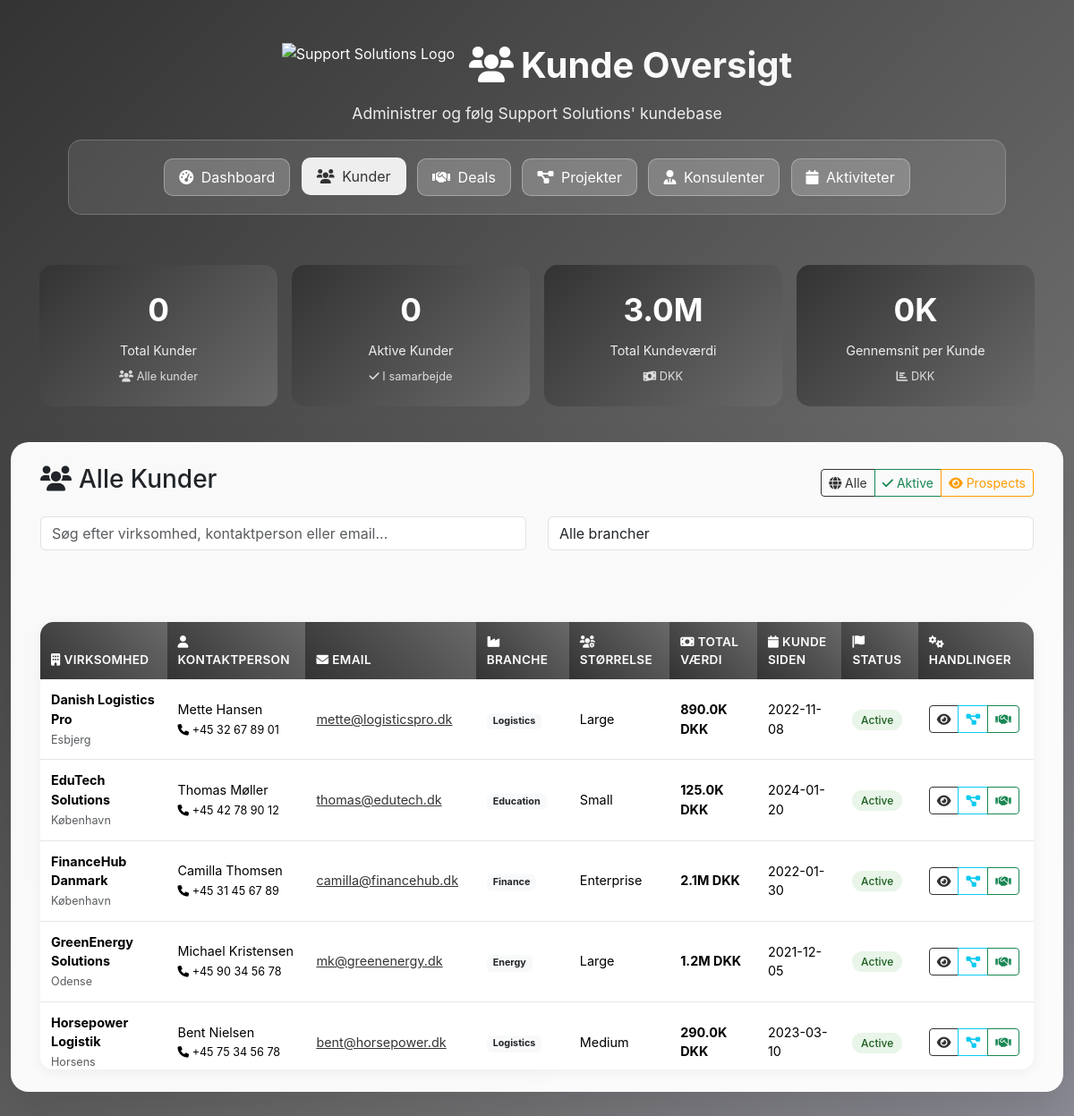
Page /customers on the committed database.
### tables this page shows
CREATE TABLE customers (
    id INTEGER PRIMARY KEY AUTOINCREMENT,
    company_name TEXT NOT NULL,
    contact_person TEXT NOT NULL,
    email TEXT NOT NULL,
    phone TEXT,
    address TEXT,
    city TEXT,
    postal_code TEXT,
    industry TEXT,
    company_size TEXT, -- Small, Medium, Large, Enterprise
    status TEXT DEFAULT 'Active', -- Active, Inactive, Prospect
    customer_since DATE,
    total_value REAL DEFAULT 0,
    notes TEXT,
    created_at DATETIME DEFAULT CURRENT_TIMESTAMP
);

### web.py (the view)
@app.route("/customers")
def customers():
    try:
        customers_data = run_query("""
            SELECT c.*,
                   COUNT(d.id) as deal_count,
                   COALESCE(SUM(d.value), 0) as total_deal_value,
                   COUNT(p.id) as project_count
            FROM customers c
            LEFT JOIN deals d ON c.id = d.customer_id
            LEFT JOIN projects p ON c.id = p.customer_id
            GROUP BY c.id
            ORDER BY c.company_name
        """)
        stats = {
            'total': len(customers_data),
            'active': len([c for c in customers_data if c['status'] == 'Active']),
            'total_value': sum([c['total_deal_value'] for c in customers_data]),
            'avg_projects': sum([c['project_count'] for c in customers_data]) / len(customers_data) if customers_data else 0
        }
        return render_template("customers.html", customers=customers_data, stats=stats)
    except Exception as e:
        return render_template("customers.html", customers=[], stats={}, error=str(e))

### app/db.py (called while the page is built)
def get_connection():
    return sqlite3.connect(DB_PATH)

def run_query(query: str, params: tuple = ()):
    conn = get_connection()
    conn.row_factory = sqlite3.Row
    cur = conn.cursor()
    cur.execute(query, params)
    rows = cur.fetchall()
    conn.close()
    return [dict(row) for row in rows]

### templates/customers.html (shortened to what this page needs)
<!DOCTYPE html>
<html lang="da">
<head>
    <link href="https://cdn.jsdelivr.net/npm/bootstrap@5.3.2/dist/css/bootstrap.min.css" rel="stylesheet">
    <link href="https://cdnjs.cloudflare.com/ajax/libs/font-awesome/6.0.0/css/all.min.css" rel="stylesheet">
    <link rel="stylesheet" href="{{ url_for('static', filename='style.css') }}">
</head>
<body>
    <div class="main-container">
        <div class="container-fluid">
            <div class="hero-section">
                <div class="d-flex align-items-center justify-content-center mb-3">
                    <img src="https://support-solutions.dk/wp-content/uploads/Logo-hvid-web.png"
                         alt="Support Solutions Logo"
                         style="height: 50px; width: auto; margin-right: 1rem;">
                    <h1 class="hero-title mb-0">
                        <i class="fas fa-users me-2"></i>Kunde Oversigt
                    </h1>
                </div>
                <p class="hero-subtitle">
                    Administrer og følg Support Solutions' kundebase
                </p>
                <div class="crm-nav">
                    <a href="/" class="nav-btn">
                        <i class="fas fa-tachometer-alt me-1"></i> Dashboard
                    </a>
                    <a href="/customers" class="nav-btn active">
                        <i class="fas fa-users me-1"></i> Kunder
                    </a>
                    <a href="/deals" class="nav-btn">
                        <i class="fas fa-handshake me-1"></i> Deals
                    </a>
                    <a href="/projects" class="nav-btn">
                        <i class="fas fa-project-diagram me-1"></i> Projekter
                    </a>
                    <a href="/consultants" class="nav-btn">
                        <i class="fas fa-user-tie me-1"></i> Konsulenter
                    </a>
                    <a href="/activities" class="nav-btn">
                        <i class="fas fa-calendar me-1"></i> Aktiviteter
                    </a>
                </div>
            </div>
            <div class="quick-insights">
                <div class="insight-card">
                    <div class="insight-number">{{ stats.total_customers or 0 }}</div>
                    <div class="insight-label">Total Kunder</div>
                    <div class="insight-trend"><i class="fas fa-users"></i> Alle kunder</div>
                </div>
                <div class="insight-card">
                    <div class="insight-number">{{ stats.active_customers or 0 }}</div>
                    <div class="insight-label">Aktive Kunder</div>
                    <div class="insight-trend"><i class="fas fa-check"></i> I samarbejde</div>
                </div>
                <div class="insight-card">
                    <div class="insight-number">{{ (stats.total_value/1000000)|round(1) if stats.total_value else 0 }}M</div>
                    <div class="insight-label">Total Kundeværdi</div>
                    <div class="insight-trend"><i class="fas fa-money-bill-wave"></i> DKK</div>
                </div>
                <div class="insight-card">
                    <div class="insight-number">{{ (stats.avg_value/1000)|round(0) if stats.avg_value else 0 }}K</div>
                    <div class="insight-label">Gennemsnit per Kunde</div>
                    <div class="insight-trend"><i class="fas fa-chart-bar"></i> DKK</div>
                </div>
            </div>
            <div class="glass-card">
                <div class="search-section">
                    <div class="d-flex justify-content-between align-items-center mb-3">
                        <h3><i class="fas fa-users me-2"></i>Alle Kunder</h3>
                        <div class="btn-group">
                            <button class="btn btn-outline-primary btn-sm" onclick="filterCustomers('all')">
                                <i class="fas fa-globe"></i> Alle
                            </button>
                            <button class="btn btn-outline-success btn-sm" onclick="filterCustomers('active')">
                                <i class="fas fa-check"></i> Aktive
                            </button>
                            <button class="btn btn-outline-warning btn-sm" onclick="filterCustomers('prospect')">
                                <i class="fas fa-eye"></i> Prospects
                            </button>
                        </div>
                    </div>
                    <div class="row mb-3">
                        <div class="col-md-6">
                            <input type="text" class="form-control" id="customerSearch" placeholder="Søg efter virksomhed, kontaktperson eller email...">
                        </div>
                        <div class="col-md-6">
                            <select class="form-control" id="industryFilter">
                                <option value="">Alle brancher</option>
                            </select>
                        </div>
                    </div>
                </div>
                <div class="result-section">
                    <div class="table-responsive">
                        <table class="table" id="customerTable">
                            <thead>
                                <tr>
                                    <th><i class="fas fa-building me-1"></i>Virksomhed</th>
                                    <th><i class="fas fa-user me-1"></i>Kontaktperson</th>
                                    <th><i class="fas fa-envelope me-1"></i>Email</th>
                                    <th><i class="fas fa-industry me-1"></i>Branche</th>
                                    <th><i class="fas fa-users-cog me-1"></i>Størrelse</th>
                                    <th><i class="fas fa-money-bill me-1"></i>Total Værdi</th>
                                    <th><i class="fas fa-calendar me-1"></i>Kunde siden</th>
                                    <th><i class="fas fa-flag me-1"></i>Status</th>
                                    <th><i class="fas fa-cogs me-1"></i>Handlinger</th>
                                </tr>
                            </thead>
                            <tbody>
                                {% for customer in customers %}
                                <tr data-status="{{ customer.status }}" data-industry="{{ customer.industry }}">
                                    <td>
                                        <strong>{{ customer.company_name }}</strong>
                                        <br><small class="text-muted">{{ customer.city or '' }}</small>
                                    </td>
                                    <td>
                                        {{ customer.contact_person }}
                                        {% if customer.phone %}
                                        <br><small><i class="fas fa-phone"></i> {{ customer.phone }}</small>
                                        {% endif %}
                                    </td>
                                    <td>
                                        <a href="mailto:{{ customer.email }}" class="text-primary">{{ customer.email }}</a>
                                    </td>
                                    <td>
                                        <span class="badge bg-light text-dark">{{ customer.industry }}</span>
                                    </td>
                                    <td>{{ customer.company_size }}</td>
                                    <td>
                                        <strong>
                                            {% if customer.total_value > 1000000 %}
                                                {{ (customer.total_value/1000000)|round(1) }}M DKK
                                            {% elif customer.total_value > 1000 %}
                                                {{ (customer.total_value/1000)|round(0) }}K DKK
                                            {% else %}
                                                {{ customer.total_value|round(0) }} DKK
                                            {% endif %}
                                        </strong>
                                    </td>
                                    <td>{{ customer.customer_since or '-' }}</td>
                                    <td>
                                        <span class="status-badge
                                            {% if customer.status == 'Active' %}badge-active{% endif %}
                                        ">{{ customer.status }}</span>
                                    </td>
                                    <td>
                                        <div class="btn-group btn-group-sm">
                                            <a href="/customer/{{ customer.id }}" class="btn btn-outline-primary">
                                                <i class="fas fa-eye"></i>
                                            </a>
                                            <button class="btn btn-outline-info" data-customer-id="{{ customer.id }}" onclick="viewCustomerProjects(this.dataset.customerId)">
                                                <i class="fas fa-project-diagram"></i>
                                            </button>
                                            <button class="btn btn-outline-success" data-customer-id="{{ customer.id }}" onclick="viewCustomerDeals(this.dataset.customerId)">
                                                <i class="fas fa-handshake"></i>
                                            </button>
                                        </div>
                                    </td>
                                </tr>
                                {% endfor %}
                            </tbody>
                        </table>
                    </div>
                </div>
            </div>
        </div>
    </div>
</body>
</html>

### static/style.css (style rules this page uses)
:root { --primary: #333333; --primary-dark: #000000; --secondary: #696969; --success: #1634F; --danger: #FF9C00; --warning: #444655; --info: #0E1F3F; --light-bg: #F6F6F6; --border: #E6E6E6; --support-blue: #1634F; --support-light: #A8AABC; --accent: #4E5056; --text-primary: #333333; --text-secondary: #696969; --text-muted: #A8AABC; --text-white: #FFFFFF; --color-orange: #FF9C00; --color-blue-navy: #0E1F3F; }
body { background: linear-gradient(135deg, #333333 0%, #696969 50%, #A8AABC 100%); font-family: 'Inter', -apple-system, BlinkMacSystemFont, sans-serif; min-height: 100vh; }
.main-container { min-height: 100vh; padding: 1rem 0; }
.glass-card { background: rgba(255, 255, 255, 0.97); backdrop-filter: blur(12px); border-radius: 20px; border: 1px solid rgba(255, 255, 255, 0.2); box-shadow: 0 25px 50px rgba(0, 0, 0, 0.1); }
.hero-section { text-align: center; padding: 2rem 2rem 1rem 2rem; color: white; }
.hero-title { font-size: 2.5rem; font-weight: 700; margin-bottom: 0.5rem; background: linear-gradient(45deg, #fff, #F6F6F6); -webkit-background-clip: text; background-clip: text; -webkit-text-fill-color: transparent; }
.hero-subtitle { font-size: 1.1rem; opacity: 0.9; margin-bottom: 1rem; }
.crm-nav { background: rgba(255, 255, 255, 0.1); backdrop-filter: blur(10px); border-radius: 15px; padding: 1rem; margin: 1rem 2rem; border: 1px solid rgba(255, 255, 255, 0.2); }
.nav-btn { background: rgba(255, 255, 255, 0.2); border: 1px solid rgba(255, 255, 255, 0.3); color: white; border-radius: 10px; padding: 0.5rem 1rem; margin: 0.25rem; transition: all 0.3s ease; text-decoration: none; display: inline-block; }
.nav-btn:hover, .nav-btn.active { background: rgba(255, 255, 255, 0.9); color: var(--primary); transform: translateY(-1px); text-decoration: none; }
.search-section { padding: 1.5rem 2rem; }
.quick-insights { display: grid; grid-template-columns: repeat(auto-fit, minmax(250px, 1fr)); gap: 1rem; padding: 1.5rem 2rem; margin-bottom: 1rem; }
.insight-card { background: linear-gradient(135deg, var(--primary), var(--secondary)); color: white; border-radius: 15px; padding: 1.5rem; text-align: center; border: none; transition: all 0.3s ease; cursor: pointer; }
.insight-number { font-size: 2.2rem; font-weight: 700; margin-bottom: 0.5rem; }
.insight-label { font-size: 0.9rem; opacity: 0.9; }
.insight-trend { font-size: 0.8rem; margin-top: 0.5rem; opacity: 0.8; }
.result-section { padding: 1.5rem 2rem; margin-top: 1rem; }
.table-responsive { border-radius: 15px; overflow: hidden; box-shadow: 0 4px 15px rgba(0, 0, 0, 0.05); max-height: 500px; overflow-y: auto; }
.table { margin-bottom: 0; font-size: 0.9rem; }
.table thead th { background: linear-gradient(45deg, var(--primary), var(--secondary)); color: white; border: none; padding: 0.75rem; font-weight: 600; font-size: 0.85rem; text-transform: uppercase; letter-spacing: 0.3px; position: sticky; top: 0; }
.table tbody td { padding: 0.75rem; border-color: var(--border); vertical-align: middle; }
.table tbody tr:nth-child(even) { background: var(--light-bg); }
.status-badge { padding: 0.25rem 0.6rem; border-radius: 20px; font-size: 0.75rem; font-weight: 500; }
.badge-active { background: #e8f5e8; color: #1b5e20; }
.d-flex img { transition: all 0.3s ease; }
.btn-outline-primary { color: var(--primary); border-color: var(--primary); }
.text-primary { color: var(--primary) !important; }
.btn-outline-warning { color: var(--color-orange); border-color: var(--color-orange); }

### rows in the picture
customers: company_name "Danish Logistics Pro", city "Esbjerg", contact_person "Mette Hansen", phone "+45 32 67 89 01", email "mette@logisticspro.dk", industry "Logistics", company_size "Large", (customer.total_value/1000)|round(0) "890.0", customer_since "2022-11-08", status "Active"
customers: company_name "EduTech Solutions", city "København", contact_person "Thomas Møller", phone "+45 42 78 90 12", email "thomas@edutech.dk", industry "Education", company_size "Small", (customer.total_value/1000)|round(0) "125.0", customer_since "2024-01-20", status "Active"
customers: company_name "FinanceHub Danmark", city "København", contact_person "Camilla Thomsen", phone "+45 31 45 67 89", email "camilla@financehub.dk", industry "Finance", company_size "Enterprise", (customer.total_value/1000000)|round(1) "2.1", customer_since "2022-01-30", status "Active"
customers: company_name "GreenEnergy Solutions", city "Odense", contact_person "Michael Kristensen", phone "+45 90 34 56 78", email "mk@greenenergy.dk", industry "Energy", company_size "Large", (customer.total_value/1000000)|round(1) "1.2", customer_since "2021-12-05", status "Active"
customers: company_name "Horsepower Logistik", city "Horsens", contact_person "Bent Nielsen", phone "+45 75 34 56 78", email "bent@horsepower.dk", industry "Logistics", company_size "Medium", (customer.total_value/1000)|round(0) "290.0", customer_since "2023-03-10", status "Active"

### other values in the picture
{{ stats.total_customers or 0 }} "0"
{{ stats.active_customers or 0 }} "0"
{{ (stats.total_value/1000000)|round(1) if stats.total_value else 0 }} "3.0"
{{ (stats.avg_value/1000)|round(0) if stats.avg_value else 0 }} "0"
